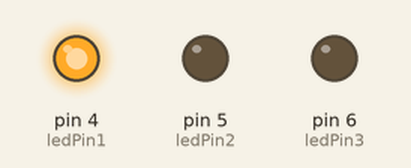
The sketch below on a simulated Arduino Uno, built with avr-gcc and run on an emulated ATmega328P. Shown: output pins drawn as LEDs (lit = HIGH).

Above: at 0.5 s.
At 1.5 s:
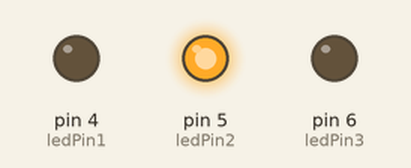
At 5.5 s:
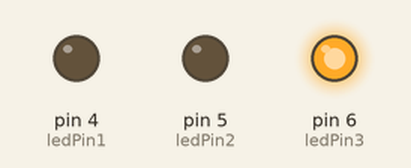
Timing chart, 0 to 6.9 s (numbered marks = the images above):
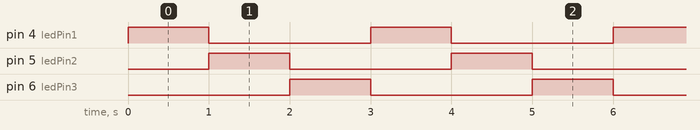

The sketch:

EX3-Sequencial-3-canais.ino
```cpp
/*
  Controle Sequencial de Três LEDs
  Este exemplo demonstra como controlar três LEDs conectados aos pinos 4, 5 e 6 de um Arduino,
  acendendo cada um deles sequencialmente com um intervalo de um segundo.

  Elaborado/Adaptado por Epaminondas Lage
*/

// Definição dos pinos dos LEDs
const int ledPin1 = 4;
const int ledPin2 = 5;
const int ledPin3 = 6;

void setup() {
  // Define os pinos dos LEDs como saídas
  pinMode(ledPin1, OUTPUT);
  pinMode(ledPin2, OUTPUT);
  pinMode(ledPin3, OUTPUT);
}

void loop() {
  // Acende o primeiro LED e espera 1 segundo
  digitalWrite(ledPin1, HIGH);
  delay(1000);
  digitalWrite(ledPin1, LOW);

  // Acende o segundo LED e espera 1 segundo
  digitalWrite(ledPin2, HIGH);
  delay(1000);
  digitalWrite(ledPin2, LOW);

  // Acende o terceiro LED e espera 1 segundo
  digitalWrite(ledPin3, HIGH);
  delay(1000);
  digitalWrite(ledPin3, LOW);
}
```

Measured:
- by itself, pin 4 (ledPin1), pin 5 (ledPin2), pin 6 (ledPin3): alternates HIGH for 1.0 s and LOW for 2.0 s
- by itself, everything shown: repeats every 3.0 s, in 4 steps
